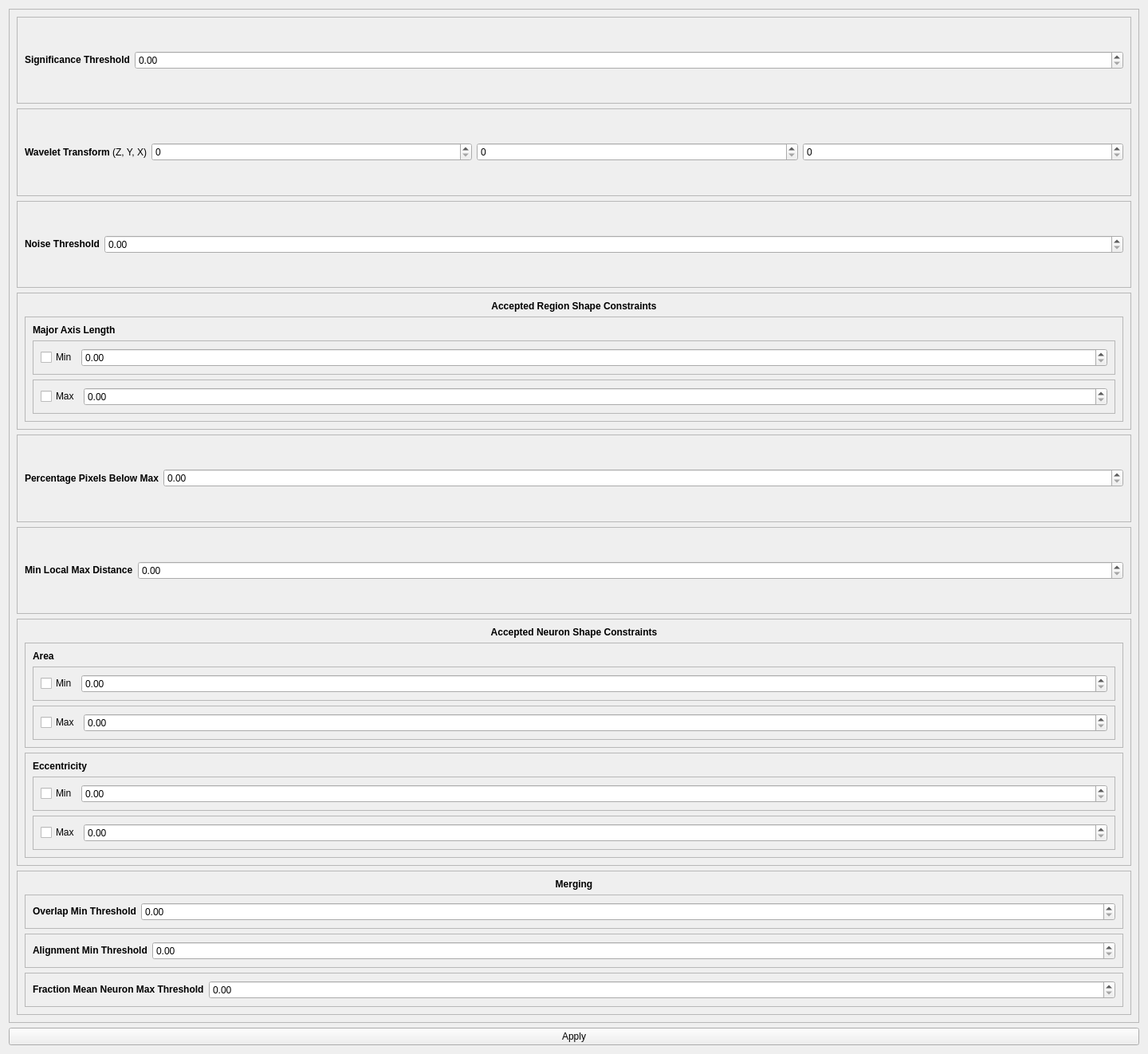
<?xml version="1.0" encoding="UTF-8"?>
<ui version="4.0">
 <class>NanshePostprocessingDrawer</class>
 <widget class="QWidget" name="NanshePostprocessingDrawer">
  <property name="geometry">
   <rect>
    <x>0</x>
    <y>0</y>
    <width>1440</width>
    <height>1322</height>
   </rect>
  </property>
  <property name="windowTitle">
   <string>Form</string>
  </property>
  <layout class="QVBoxLayout" name="verticalLayout">
   <item>
    <widget class="QFrame" name="NanshePostprocessingFrame">
     <property name="frameShape">
      <enum>QFrame::StyledPanel</enum>
     </property>
     <property name="frameShadow">
      <enum>QFrame::Raised</enum>
     </property>
     <layout class="QVBoxLayout" name="verticalLayout_4">
      <item>
       <widget class="QFrame" name="SignificanceThresholdFrame">
        <property name="frameShape">
         <enum>QFrame::StyledPanel</enum>
        </property>
        <property name="frameShadow">
         <enum>QFrame::Raised</enum>
        </property>
        <layout class="QHBoxLayout" name="horizontalLayout">
         <item>
          <widget class="QLabel" name="SignificanceThresholdLabel">
           <property name="toolTip">
            <string>&lt;html&gt;&lt;head/&gt;&lt;body&gt;&lt;p&gt;Estimates the upper bound on the noise by finding the standard deviation on a subset of the data. The subset is determined by finding the standard deviation ( std_all ) for all of the data and determining what is within that std_all*significance_threshold. It is recommended that significance_threshold is left at 3.0.&lt;/p&gt;&lt;/body&gt;&lt;/html&gt;</string>
           </property>
           <property name="text">
            <string>&lt;html&gt;&lt;head/&gt;&lt;body&gt;&lt;p&gt;&lt;span style=&quot; font-weight:600;&quot;&gt;Significance Threshold&lt;/span&gt;&lt;/p&gt;&lt;/body&gt;&lt;/html&gt;</string>
           </property>
           <property name="alignment">
            <set>Qt::AlignCenter</set>
           </property>
          </widget>
         </item>
         <item>
          <widget class="QDoubleSpinBox" name="SignificanceThresholdValue">
           <property name="sizePolicy">
            <sizepolicy hsizetype="Minimum" vsizetype="Fixed">
             <horstretch>1</horstretch>
             <verstretch>0</verstretch>
            </sizepolicy>
           </property>
          </widget>
         </item>
        </layout>
       </widget>
      </item>
      <item>
       <widget class="QFrame" name="ScaleValues">
        <property name="frameShape">
         <enum>QFrame::StyledPanel</enum>
        </property>
        <property name="frameShadow">
         <enum>QFrame::Raised</enum>
        </property>
        <layout class="QHBoxLayout" name="horizontalLayout_8">
         <item>
          <widget class="QLabel" name="ScaleLabel">
           <property name="toolTip">
            <string>&lt;html&gt;&lt;head/&gt;&lt;body&gt;&lt;p&gt;Performed on the basis image.&lt;/p&gt;&lt;/body&gt;&lt;/html&gt;</string>
           </property>
           <property name="text">
            <string>&lt;html&gt;&lt;head/&gt;&lt;body&gt;&lt;p&gt;&lt;span style=&quot; font-weight:600;&quot;&gt;Wavelet Transform&lt;/span&gt; (Z, Y, X)&lt;/p&gt;&lt;/body&gt;&lt;/html&gt;</string>
           </property>
          </widget>
         </item>
         <item>
          <widget class="QSpinBox" name="ScaleValue_Z">
           <property name="sizePolicy">
            <sizepolicy hsizetype="Minimum" vsizetype="Fixed">
             <horstretch>1</horstretch>
             <verstretch>0</verstretch>
            </sizepolicy>
           </property>
          </widget>
         </item>
         <item>
          <widget class="QSpinBox" name="ScaleValue_Y">
           <property name="sizePolicy">
            <sizepolicy hsizetype="Minimum" vsizetype="Fixed">
             <horstretch>1</horstretch>
             <verstretch>0</verstretch>
            </sizepolicy>
           </property>
          </widget>
         </item>
         <item>
          <widget class="QSpinBox" name="ScaleValue_X">
           <property name="sizePolicy">
            <sizepolicy hsizetype="Minimum" vsizetype="Fixed">
             <horstretch>1</horstretch>
             <verstretch>0</verstretch>
            </sizepolicy>
           </property>
          </widget>
         </item>
        </layout>
       </widget>
      </item>
      <item>
       <widget class="QFrame" name="NoiseThresholdFrame">
        <property name="frameShape">
         <enum>QFrame::StyledPanel</enum>
        </property>
        <property name="frameShadow">
         <enum>QFrame::Raised</enum>
        </property>
        <layout class="QHBoxLayout" name="horizontalLayout_2">
         <item>
          <widget class="QLabel" name="NoiseThresholdLabel">
           <property name="toolTip">
            <string>&lt;html&gt;&lt;head/&gt;&lt;body&gt;&lt;p&gt;Using the noise estimate from denoising.estimate_noise and the wavelet transformed image from wavelet_transform.wavelet_transform, anything within the noise range from before scaled up by the noise_threshold. Typical values are 2.0-4.0.&lt;/p&gt;&lt;/body&gt;&lt;/html&gt;</string>
           </property>
           <property name="text">
            <string>&lt;html&gt;&lt;head/&gt;&lt;body&gt;&lt;p&gt;&lt;span style=&quot; font-weight:600;&quot;&gt;Noise Threshold&lt;/span&gt;&lt;/p&gt;&lt;/body&gt;&lt;/html&gt;</string>
           </property>
          </widget>
         </item>
         <item>
          <widget class="QDoubleSpinBox" name="NoiseThresholdValue">
           <property name="sizePolicy">
            <sizepolicy hsizetype="Minimum" vsizetype="Fixed">
             <horstretch>1</horstretch>
             <verstretch>0</verstretch>
            </sizepolicy>
           </property>
          </widget>
         </item>
        </layout>
       </widget>
      </item>
      <item>
       <widget class="QFrame" name="AcceptedRegionShapeConstraintsFrame">
        <property name="frameShape">
         <enum>QFrame::StyledPanel</enum>
        </property>
        <property name="frameShadow">
         <enum>QFrame::Raised</enum>
        </property>
        <layout class="QVBoxLayout" name="verticalLayout_2">
         <item>
          <widget class="QLabel" name="AcceptedRegionShapeConstraintsLabel">
           <property name="toolTip">
            <string>&lt;html&gt;&lt;head/&gt;&lt;body&gt;&lt;p&gt;Set of region constraints to determine if the wavelet transform is too high for that region. If so, the next lowest transform replaces it.&lt;/p&gt;&lt;/body&gt;&lt;/html&gt;</string>
           </property>
           <property name="text">
            <string>&lt;html&gt;&lt;head/&gt;&lt;body&gt;&lt;p&gt;&lt;span style=&quot; font-weight:600;&quot;&gt;Accepted Region Shape Constraints&lt;/span&gt;&lt;/p&gt;&lt;/body&gt;&lt;/html&gt;</string>
           </property>
           <property name="alignment">
            <set>Qt::AlignCenter</set>
           </property>
          </widget>
         </item>
         <item>
          <widget class="QFrame" name="AcceptedRegionShapeConstraintsValues">
           <property name="frameShape">
            <enum>QFrame::StyledPanel</enum>
           </property>
           <property name="frameShadow">
            <enum>QFrame::Raised</enum>
           </property>
           <layout class="QVBoxLayout" name="verticalLayout_3">
            <item>
             <widget class="QLabel" name="AcceptedRegionShapeConstraints_MajorAxisLengthLabel">
              <property name="toolTip">
               <string>&lt;html&gt;&lt;head/&gt;&lt;body&gt;&lt;p&gt;Acceptable range or single bound for the major axis length.&lt;/p&gt;&lt;/body&gt;&lt;/html&gt;</string>
              </property>
              <property name="text">
               <string>&lt;html&gt;&lt;head/&gt;&lt;body&gt;&lt;p&gt;&lt;span style=&quot; font-weight:600;&quot;&gt;Major Axis Length&lt;/span&gt;&lt;/p&gt;&lt;/body&gt;&lt;/html&gt;</string>
              </property>
             </widget>
            </item>
            <item>
             <widget class="QFrame" name="AcceptedRegionShapeConstraints_MajorAxisLength_MinFrame">
              <property name="frameShape">
               <enum>QFrame::StyledPanel</enum>
              </property>
              <property name="frameShadow">
               <enum>QFrame::Raised</enum>
              </property>
              <layout class="QHBoxLayout" name="horizontalLayout_3">
               <item>
                <widget class="QCheckBox" name="AcceptedRegionShapeConstraints_MajorAxisLength_MinEnabled">
                 <property name="text">
                  <string>Min</string>
                 </property>
                </widget>
               </item>
               <item>
                <widget class="QDoubleSpinBox" name="AcceptedRegionShapeConstraints_MajorAxisLength_MinValue">
                 <property name="sizePolicy">
                  <sizepolicy hsizetype="Minimum" vsizetype="Fixed">
                   <horstretch>2</horstretch>
                   <verstretch>0</verstretch>
                  </sizepolicy>
                 </property>
                </widget>
               </item>
              </layout>
             </widget>
            </item>
            <item>
             <widget class="QFrame" name="AcceptedRegionShapeConstraints_MajorAxisLength_MaxFrame">
              <property name="frameShape">
               <enum>QFrame::StyledPanel</enum>
              </property>
              <property name="frameShadow">
               <enum>QFrame::Raised</enum>
              </property>
              <layout class="QHBoxLayout" name="horizontalLayout_4">
               <item>
                <widget class="QCheckBox" name="AcceptedRegionShapeConstraints_MajorAxisLength_MaxEnabled">
                 <property name="text">
                  <string>Max</string>
                 </property>
                </widget>
               </item>
               <item>
                <widget class="QDoubleSpinBox" name="AcceptedRegionShapeConstraints_MajorAxisLength_MaxValue">
                 <property name="sizePolicy">
                  <sizepolicy hsizetype="Minimum" vsizetype="Fixed">
                   <horstretch>2</horstretch>
                   <verstretch>0</verstretch>
                  </sizepolicy>
                 </property>
                </widget>
               </item>
              </layout>
             </widget>
            </item>
           </layout>
          </widget>
         </item>
        </layout>
       </widget>
      </item>
      <item>
       <widget class="QFrame" name="PercentagePixelsBelowMaxFrame">
        <property name="frameShape">
         <enum>QFrame::StyledPanel</enum>
        </property>
        <property name="frameShadow">
         <enum>QFrame::Raised</enum>
        </property>
        <layout class="QHBoxLayout" name="horizontalLayout_5">
         <item>
          <widget class="QLabel" name="PercentagePixelsBelowMaxLabel">
           <property name="toolTip">
            <string>&lt;html&gt;&lt;head/&gt;&lt;body&gt;&lt;p&gt;Ratio of pixels below their max to number of pixels in the region. This sets the upper bound.&lt;/p&gt;&lt;/body&gt;&lt;/html&gt;</string>
           </property>
           <property name="text">
            <string>&lt;html&gt;&lt;head/&gt;&lt;body&gt;&lt;p&gt;&lt;span style=&quot; font-weight:600;&quot;&gt;Percentage Pixels Below Max&lt;/span&gt;&lt;/p&gt;&lt;/body&gt;&lt;/html&gt;</string>
           </property>
          </widget>
         </item>
         <item>
          <widget class="QDoubleSpinBox" name="PercentagePixelsBelowMaxValue">
           <property name="sizePolicy">
            <sizepolicy hsizetype="Minimum" vsizetype="Fixed">
             <horstretch>1</horstretch>
             <verstretch>0</verstretch>
            </sizepolicy>
           </property>
          </widget>
         </item>
        </layout>
       </widget>
      </item>
      <item>
       <widget class="QFrame" name="MinLocalMaxDistanceFrame">
        <property name="frameShape">
         <enum>QFrame::StyledPanel</enum>
        </property>
        <property name="frameShadow">
         <enum>QFrame::Raised</enum>
        </property>
        <layout class="QHBoxLayout" name="horizontalLayout_6">
         <item>
          <widget class="QLabel" name="MinLocalMaxDistanceLabel">
           <property name="toolTip">
            <string>&lt;html&gt;&lt;head/&gt;&lt;body&gt;&lt;p&gt;Constraint on how close they can be.&lt;/p&gt;&lt;/body&gt;&lt;/html&gt;</string>
           </property>
           <property name="text">
            <string>&lt;html&gt;&lt;head/&gt;&lt;body&gt;&lt;p&gt;&lt;span style=&quot; font-weight:600;&quot;&gt;Min Local Max Distance&lt;/span&gt;&lt;/p&gt;&lt;/body&gt;&lt;/html&gt;</string>
           </property>
          </widget>
         </item>
         <item>
          <widget class="QDoubleSpinBox" name="MinLocalMaxDistanceValue">
           <property name="sizePolicy">
            <sizepolicy hsizetype="Minimum" vsizetype="Fixed">
             <horstretch>1</horstretch>
             <verstretch>0</verstretch>
            </sizepolicy>
           </property>
          </widget>
         </item>
        </layout>
       </widget>
      </item>
      <item>
       <widget class="QFrame" name="AcceptedNeuronShapeConstraintsFrame">
        <property name="frameShape">
         <enum>QFrame::StyledPanel</enum>
        </property>
        <property name="frameShadow">
         <enum>QFrame::Raised</enum>
        </property>
        <layout class="QVBoxLayout" name="verticalLayout_7">
         <item>
          <widget class="QLabel" name="AcceptedNeuronShapeConstraintsLabel">
           <property name="toolTip">
            <string>&lt;html&gt;&lt;head/&gt;&lt;body&gt;&lt;p&gt;Constraints required for a region to be extracted and used as a neuron.&lt;/p&gt;&lt;/body&gt;&lt;/html&gt;</string>
           </property>
           <property name="text">
            <string>&lt;html&gt;&lt;head/&gt;&lt;body&gt;&lt;p&gt;&lt;span style=&quot; font-weight:600;&quot;&gt;Accepted Neuron Shape Constraints&lt;/span&gt;&lt;/p&gt;&lt;/body&gt;&lt;/html&gt;</string>
           </property>
           <property name="alignment">
            <set>Qt::AlignCenter</set>
           </property>
          </widget>
         </item>
         <item>
          <widget class="QFrame" name="AcceptedNeuronShapeConstraints_AreaFrame">
           <property name="frameShape">
            <enum>QFrame::StyledPanel</enum>
           </property>
           <property name="frameShadow">
            <enum>QFrame::Raised</enum>
           </property>
           <layout class="QVBoxLayout" name="verticalLayout_5">
            <item>
             <widget class="QLabel" name="AcceptedNeuronShapeConstraints_AreaLabel">
              <property name="text">
               <string>&lt;html&gt;&lt;head/&gt;&lt;body&gt;&lt;p&gt;&lt;span style=&quot; font-weight:600;&quot;&gt;Area&lt;/span&gt;&lt;/p&gt;&lt;/body&gt;&lt;/html&gt;</string>
              </property>
             </widget>
            </item>
            <item>
             <widget class="QFrame" name="AcceptedNeuronShapeConstraints_Area_MinFrame">
              <property name="frameShape">
               <enum>QFrame::StyledPanel</enum>
              </property>
              <property name="frameShadow">
               <enum>QFrame::Raised</enum>
              </property>
              <layout class="QHBoxLayout" name="horizontalLayout_7">
               <item>
                <widget class="QCheckBox" name="AcceptedNeuronShapeConstraints_Area_MinEnabled">
                 <property name="text">
                  <string>Min</string>
                 </property>
                </widget>
               </item>
               <item>
                <widget class="QDoubleSpinBox" name="AcceptedNeuronShapeConstraints_Area_MinValue">
                 <property name="sizePolicy">
                  <sizepolicy hsizetype="Minimum" vsizetype="Fixed">
                   <horstretch>2</horstretch>
                   <verstretch>0</verstretch>
                  </sizepolicy>
                 </property>
                </widget>
               </item>
              </layout>
             </widget>
            </item>
            <item>
             <widget class="QFrame" name="AcceptedNeuronShapeConstraints_Area_Max">
              <property name="frameShape">
               <enum>QFrame::StyledPanel</enum>
              </property>
              <property name="frameShadow">
               <enum>QFrame::Raised</enum>
              </property>
              <layout class="QHBoxLayout" name="horizontalLayout_9">
               <item>
                <widget class="QCheckBox" name="AcceptedNeuronShapeConstraints_Area_MaxEnabled">
                 <property name="text">
                  <string>Max</string>
                 </property>
                </widget>
               </item>
               <item>
                <widget class="QDoubleSpinBox" name="AcceptedNeuronShapeConstraints_Area_MaxValue">
                 <property name="sizePolicy">
                  <sizepolicy hsizetype="Minimum" vsizetype="Fixed">
                   <horstretch>2</horstretch>
                   <verstretch>0</verstretch>
                  </sizepolicy>
                 </property>
                </widget>
               </item>
              </layout>
             </widget>
            </item>
           </layout>
          </widget>
         </item>
         <item>
          <widget class="QFrame" name="AcceptedNeuronShapeConstraints_EccentricityFrame">
           <property name="frameShape">
            <enum>QFrame::StyledPanel</enum>
           </property>
           <property name="frameShadow">
            <enum>QFrame::Raised</enum>
           </property>
           <layout class="QVBoxLayout" name="verticalLayout_6">
            <item>
             <widget class="QLabel" name="AcceptedNeuronShapeConstraints_EccentricityLabel">
              <property name="text">
               <string>&lt;html&gt;&lt;head/&gt;&lt;body&gt;&lt;p&gt;&lt;span style=&quot; font-weight:600;&quot;&gt;Eccentricity&lt;/span&gt;&lt;/p&gt;&lt;/body&gt;&lt;/html&gt;</string>
              </property>
             </widget>
            </item>
            <item>
             <widget class="QFrame" name="AcceptedNeuronShapeConstraints_Eccentricity_MinFrame">
              <property name="frameShape">
               <enum>QFrame::StyledPanel</enum>
              </property>
              <property name="frameShadow">
               <enum>QFrame::Raised</enum>
              </property>
              <layout class="QHBoxLayout" name="horizontalLayout_10">
               <item>
                <widget class="QCheckBox" name="AcceptedNeuronShapeConstraints_Eccentricity_MinEnabled">
                 <property name="text">
                  <string>Min</string>
                 </property>
                </widget>
               </item>
               <item>
                <widget class="QDoubleSpinBox" name="AcceptedNeuronShapeConstraints_Eccentricity_MinValue">
                 <property name="sizePolicy">
                  <sizepolicy hsizetype="Minimum" vsizetype="Fixed">
                   <horstretch>2</horstretch>
                   <verstretch>0</verstretch>
                  </sizepolicy>
                 </property>
                </widget>
               </item>
              </layout>
             </widget>
            </item>
            <item>
             <widget class="QFrame" name="AcceptedNeuronShapeConstraints_Eccentricity_MaxFrame">
              <property name="frameShape">
               <enum>QFrame::StyledPanel</enum>
              </property>
              <property name="frameShadow">
               <enum>QFrame::Raised</enum>
              </property>
              <layout class="QHBoxLayout" name="horizontalLayout_11">
               <item>
                <widget class="QCheckBox" name="AcceptedNeuronShapeConstraints_Eccentricity_MaxEnabled">
                 <property name="text">
                  <string>Max</string>
                 </property>
                </widget>
               </item>
               <item>
                <widget class="QDoubleSpinBox" name="AcceptedNeuronShapeConstraints_Eccentricity_MaxValue">
                 <property name="sizePolicy">
                  <sizepolicy hsizetype="Minimum" vsizetype="Fixed">
                   <horstretch>2</horstretch>
                   <verstretch>0</verstretch>
                  </sizepolicy>
                 </property>
                </widget>
               </item>
              </layout>
             </widget>
            </item>
           </layout>
          </widget>
         </item>
        </layout>
       </widget>
      </item>
      <item>
       <widget class="QFrame" name="MergeNeuronsFrame">
        <property name="frameShape">
         <enum>QFrame::StyledPanel</enum>
        </property>
        <property name="frameShadow">
         <enum>QFrame::Raised</enum>
        </property>
        <layout class="QVBoxLayout" name="verticalLayout_8">
         <item>
          <widget class="QLabel" name="MergeNeuronsLabel">
           <property name="toolTip">
            <string>&lt;html&gt;&lt;head/&gt;&lt;body&gt;&lt;p&gt;Merges sets of neurons that may be duplicated in the dictionary (i.e. if one neuron is active with two different sets of neurons, it may show up in two frames).&lt;/p&gt;&lt;/body&gt;&lt;/html&gt;</string>
           </property>
           <property name="text">
            <string>&lt;html&gt;&lt;head/&gt;&lt;body&gt;&lt;p&gt;&lt;span style=&quot; font-weight:600;&quot;&gt;Merging&lt;/span&gt;&lt;/p&gt;&lt;/body&gt;&lt;/html&gt;</string>
           </property>
           <property name="alignment">
            <set>Qt::AlignCenter</set>
           </property>
          </widget>
         </item>
         <item>
          <widget class="QFrame" name="AlignmentMinThresholdFrame">
           <property name="frameShape">
            <enum>QFrame::StyledPanel</enum>
           </property>
           <property name="frameShadow">
            <enum>QFrame::Raised</enum>
           </property>
           <layout class="QHBoxLayout" name="horizontalLayout_14">
            <item>
             <widget class="QLabel" name="AlignmentMinThresholdLabel">
              <property name="toolTip">
               <string>&lt;html&gt;&lt;head/&gt;&lt;body&gt;&lt;p&gt;If the masks associated with two neurons, are arranged as vectors. It would be possible to find the L_1 norm between them. This could then be turned into a ratio by dividing by the area of either neuron. Then, this represents the lower bound for them to merge.&lt;/p&gt;&lt;/body&gt;&lt;/html&gt;</string>
              </property>
              <property name="text">
               <string>&lt;html&gt;&lt;head/&gt;&lt;body&gt;&lt;p&gt;&lt;span style=&quot; font-weight:600;&quot;&gt;Overlap Min Threshold&lt;/span&gt;&lt;/p&gt;&lt;/body&gt;&lt;/html&gt;</string>
              </property>
             </widget>
            </item>
            <item>
             <widget class="QDoubleSpinBox" name="AlignmentMinThresholdValue">
              <property name="sizePolicy">
               <sizepolicy hsizetype="Minimum" vsizetype="Fixed">
                <horstretch>1</horstretch>
                <verstretch>0</verstretch>
               </sizepolicy>
              </property>
             </widget>
            </item>
           </layout>
          </widget>
         </item>
         <item>
          <widget class="QFrame" name="OverlapMinThresholdFrame">
           <property name="frameShape">
            <enum>QFrame::StyledPanel</enum>
           </property>
           <property name="frameShadow">
            <enum>QFrame::Raised</enum>
           </property>
           <layout class="QHBoxLayout" name="horizontalLayout_12">
            <item>
             <widget class="QLabel" name="OverlapMinThresholdLabel">
              <property name="toolTip">
               <string>&lt;html&gt;&lt;head/&gt;&lt;body&gt;&lt;p&gt;If the images associated with two neurons, are arranged as vectors. It would be possible to find the cosine of the angle between them. Then, this represents the lower bound for them to merge.&lt;/p&gt;&lt;/body&gt;&lt;/html&gt;</string>
              </property>
              <property name="text">
               <string>&lt;html&gt;&lt;head/&gt;&lt;body&gt;&lt;p&gt;&lt;span style=&quot; font-weight:600;&quot;&gt;Alignment Min Threshold&lt;/span&gt;&lt;/p&gt;&lt;/body&gt;&lt;/html&gt;</string>
              </property>
             </widget>
            </item>
            <item>
             <widget class="QDoubleSpinBox" name="OverlapMinThresholdValue">
              <property name="sizePolicy">
               <sizepolicy hsizetype="Minimum" vsizetype="Fixed">
                <horstretch>1</horstretch>
                <verstretch>0</verstretch>
               </sizepolicy>
              </property>
             </widget>
            </item>
           </layout>
          </widget>
         </item>
         <item>
          <widget class="QFrame" name="FuseFractionMeanNeuronMaxThresholdFrame">
           <property name="frameShape">
            <enum>QFrame::StyledPanel</enum>
           </property>
           <property name="frameShadow">
            <enum>QFrame::Raised</enum>
           </property>
           <layout class="QHBoxLayout" name="horizontalLayout_13">
            <item>
             <widget class="QLabel" name="FuseFractionMeanNeuronMaxThresholdLabel">
              <property name="toolTip">
               <string>&lt;html&gt;&lt;head/&gt;&lt;body&gt;&lt;p&gt;When determining the mask of the fused neuron, it must not include any values less that max of the fused image times this threshold.&lt;/p&gt;&lt;/body&gt;&lt;/html&gt;</string>
              </property>
              <property name="text">
               <string>&lt;html&gt;&lt;head/&gt;&lt;body&gt;&lt;p&gt;&lt;span style=&quot; font-weight:600;&quot;&gt;Fraction Mean Neuron Max Threshold&lt;/span&gt;&lt;/p&gt;&lt;/body&gt;&lt;/html&gt;</string>
              </property>
             </widget>
            </item>
            <item>
             <widget class="QDoubleSpinBox" name="FuseFractionMeanNeuronMaxThresholdValue">
              <property name="sizePolicy">
               <sizepolicy hsizetype="Minimum" vsizetype="Fixed">
                <horstretch>1</horstretch>
                <verstretch>0</verstretch>
               </sizepolicy>
              </property>
             </widget>
            </item>
           </layout>
          </widget>
         </item>
        </layout>
       </widget>
      </item>
     </layout>
    </widget>
   </item>
   <item>
    <widget class="QPushButton" name="Apply">
     <property name="text">
      <string>Apply</string>
     </property>
    </widget>
   </item>
  </layout>
 </widget>
 <resources/>
 <connections/>
</ui>
